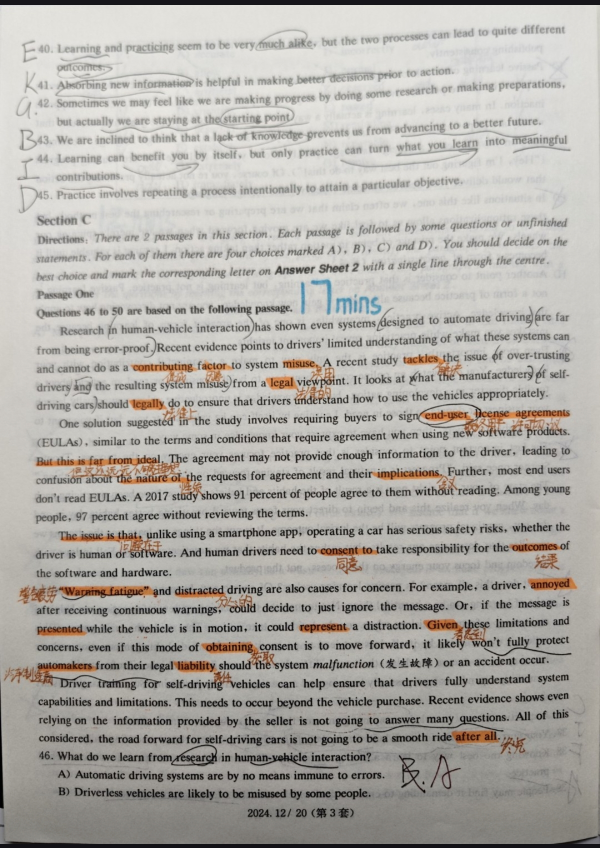
#> input picture doc.png, 1200 x 1696 px (shown at 1/2 size)
$ python hybrid_extract.py
#> lines starting #> are read from the running program, lines starting #| are printed output that depends on the picture; after the words box and inside, x2 and y2 are one past the last pixel; in counts of white or black regions, pixels touching at a corner belong together
#> in main, img is the input picture: shape (1696, 1200, 3); mean B, G, R 166.9, 172.1, 175.1
#> (reads ocr_cache.json from the repository)
"""Hybrid highlighter-word extraction: OCR + colour triage  ->  multimodal adjudication.

Why hybrid: on this scan the student wrote orange-red Chinese pen translations
*on top of* the English words. That ink is colourimetrically identical to the
highlighter, so pure colour/OCR tops out around 16/22 (see detect.py / README).

Cascade design (cheap-but-reliable triage feeds an expensive-but-smart judge):
  Stage 1  OCR (PaddleOCR PP-OCRv6) + HSV orange mask locate the *lines* that
           carry highlighter and supply each line's exact OCR text + per-word
           colour scores. Lines with no orange are dropped for free.
  Stage 2  Each highlight-bearing line is cropped and handed to a general
           multimodal model (Claude Sonnet) with the OCR text. The model only
           has to answer the one thing colour can't: "which spans are HIGHLIGHTER
           vs orange-red Chinese pen?" — its semantic strength.
  Stage 3  Merge the per-line answers, order top-to-bottom.

Result on the sample: 22/22 exact.

The Stage-2 call is real when ANTHROPIC_API_KEY is set; otherwise it falls back
to a bundled cache (adjudications.json) of the same model's answers so the
pipeline still runs end-to-end offline.
"""
import cv2, numpy as np, json, re, os, base64

H_LO, H_HI, S_MIN, V_MIN = 10, 26, 13, 90
CJK = re.compile(r"[一-鿿]")
PROMPT = (
    "This is a cropped line from a student's worksheet. The target English text "
    "(OCR): \"{ocr}\".\n"
    "Some English words are marked with an ORANGE HIGHLIGHTER. There is also "
    "orange-red Chinese pen handwriting (translations) and red-pen corrections — "
    "IGNORE those.\n"
    "Return ONLY the English word(s)/phrase(s) that are covered by the highlighter, "
    "as a JSON array of strings in left-to-right order. If none, return []."
)


# ---------- Stage 1: OCR + colour triage ----------
def orange_mask(img):
    hsv = cv2.cvtColor(img, cv2.COLOR_BGR2HSV)
#> hsv: shape (1696, 1200, 3); mean H, S, V 25.4, 14.9, 175.3
    H, S, V = hsv[:, :, 0], hsv[:, :, 1], hsv[:, :, 2]
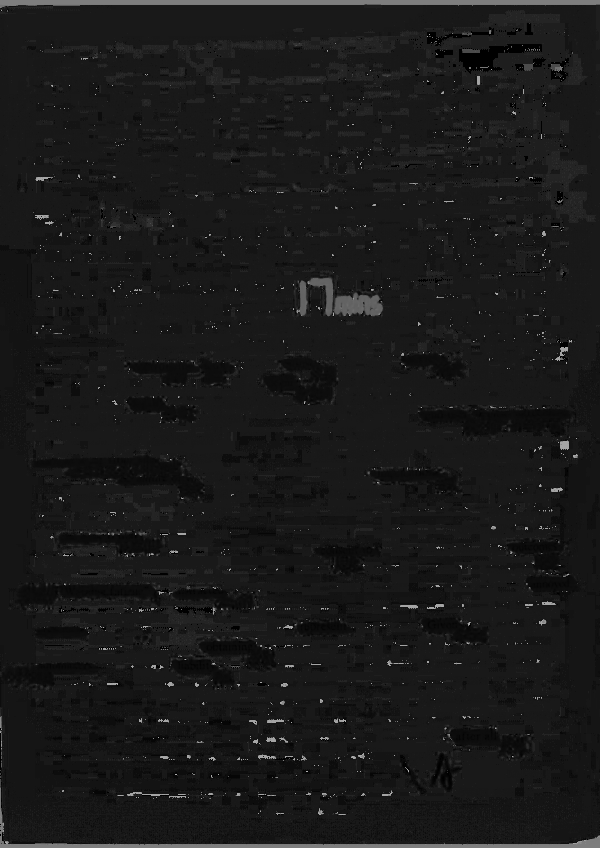
#> H: shape (1696, 1200) (shown at 1/2 size); min 0, max 179, mean 25.4
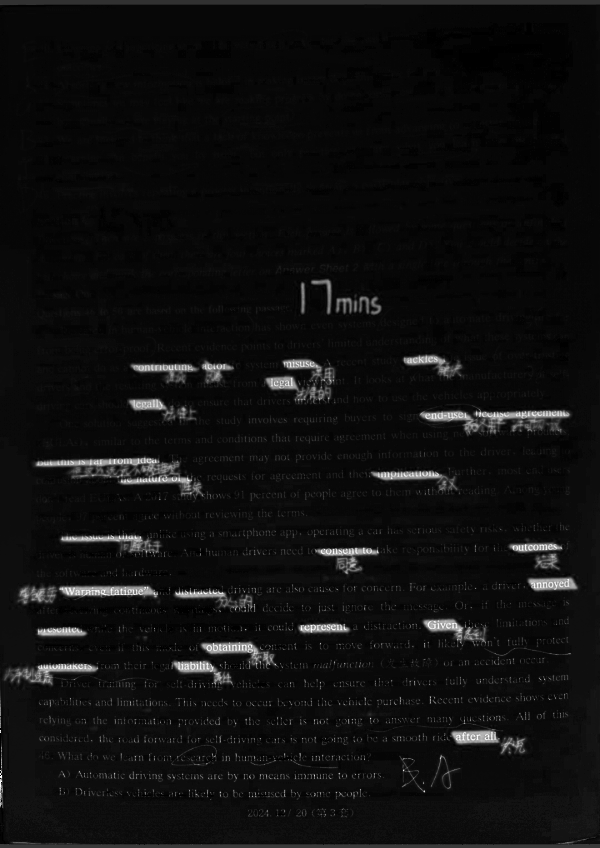
#> S: shape (1696, 1200) (shown at 1/2 size); min 0, max 255, mean 14.9
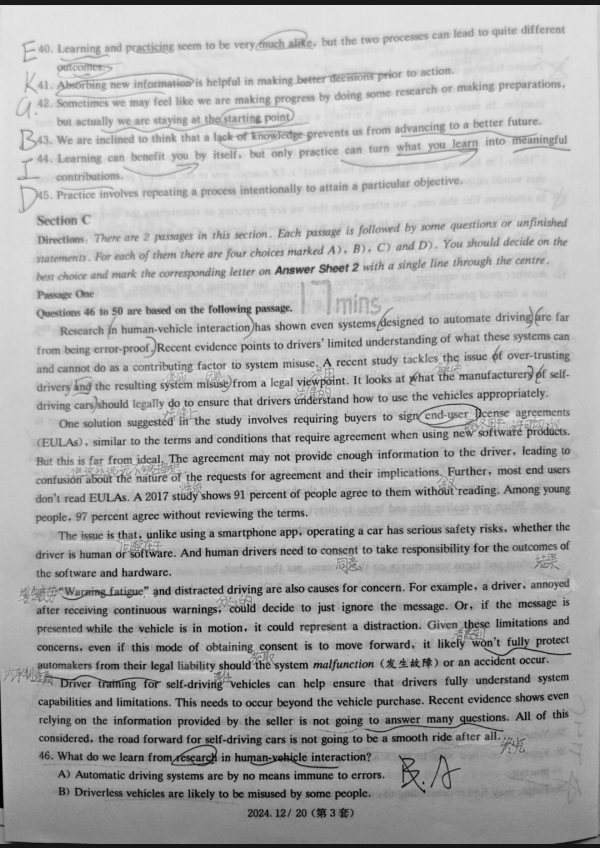
#> V: shape (1696, 1200) (shown at 1/2 size); min 0, max 235, mean 175.3
    return ((H >= H_LO) & (H <= H_HI) & (S > S_MIN) & (V > V_MIN)).astype(np.uint8)
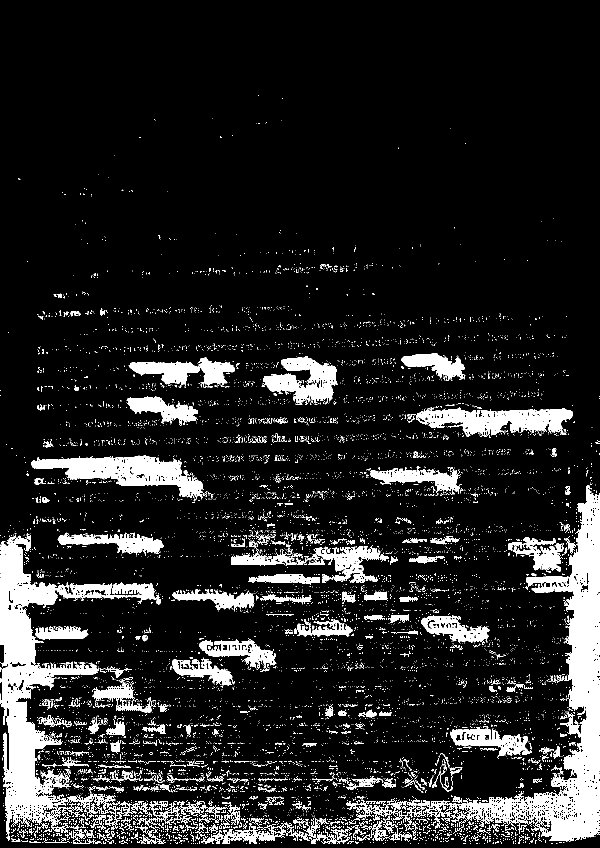
#> returned value: shape (1696, 1200) (shown at 1/2 size); values 0 (black) and 1 (white), 12.9% white; 9206 white regions (8736 under 20 px), largest, box (x1, y1, x2, y2) and area: (692, 970, 1200, 1683) 56027, (0, 1069, 304, 1684) 47810, (62, 910, 409, 1000) 12899


def highlight_lines(img, lines):
    om = orange_mask(img)
    out = []
    for l in lines:
        # keep majority-English lines (skip pure-Chinese annotation rows)
        letters = sum(c.isascii() and c.isalpha() for c in l["text"])
        if letters < 6:
            continue
        xs = [p[0] for p in l["line_box"]]; ys = [p[1] for p in l["line_box"]]
        x1, x2 = int(min(xs)), int(max(xs)); y1, y2 = int(min(ys)), int(max(ys))
        if (x2 - x1) < 120:
            continue
        if om[y1:y2 + 6, x1:x2].mean() <= 0.05:
            continue                                   # no highlighter here
        out.append({"text": l["text"], "box": [x1, y1, x2, y2],
                    "ytop": y1, "xleft": x1})
#> after the loop, out = 21 items
    out.sort(key=lambda r: r["ytop"])
    return out


# ---------- Stage 2: multimodal adjudication ----------
def adjudicate(crop_path, ocr_text, cache):
    key = re.sub(r"[^a-z0-9]", "", ocr_text.lower())[:40]
    if os.environ.get("ANTHROPIC_API_KEY"):
        import anthropic
        b64 = base64.b64encode(open(crop_path, "rb").read()).decode()
        msg = anthropic.Anthropic().messages.create(
            model="claude-sonnet-4-6", max_tokens=300,
            messages=[{"role": "user", "content": [
                {"type": "image", "source": {"type": "base64",
                 "media_type": "image/png", "data": b64}},
                {"type": "text", "text": PROMPT.format(ocr=ocr_text)}]}])
        txt = msg.content[0].text
        m = re.search(r"\[.*\]", txt, re.S)
        return json.loads(m.group(0)) if m else []
    return cache.get(key, [])


# ---------- Pipeline ----------
def main():
    img = cv2.imread("doc.png")
    lines = json.load(open("ocr_cache.json"))["lines"]
    cands = highlight_lines(img, lines)
#> cands = 21 items
    os.makedirs("lines", exist_ok=True)
    cache = json.load(open("adjudications.json")) if os.path.exists("adjudications.json") else {}
#> (reads adjudications.json from the repository)

    result = []
    for i, c in enumerate(cands):
        x1, y1, x2, y2 = c["box"]
        crop = img[max(0, y1 - 12):y2 + 12, max(0, x1 - 8):x2 + 8]
        path = f"lines/L{i:02d}.png"
        cv2.imwrite(path, cv2.resize(crop, None, fx=2.0, fy=2.0,
                                     interpolation=cv2.INTER_CUBIC))
        spans = adjudicate(path, c["text"], cache)
        for s in spans:
            result.append(s)
#> this loop made 21 passes
#> (x1, y1, x2, y2, path, key in adjudicate, spans) on passes 1, 2, 3, 4, 6: (35, 694, 1168, 732, 'lines/L00.png', 'andcannotdoasacontributingfactortosystem', ['contributing factor', 'misuse', 'tackles']), (35, 730, 1168, 776, 'lines/L01.png', 'driversandtheresultingsystemmisusefromal', ['legal']), (37, 774, 1114, 812, 'lines/L02.png', 'drivingcarsshouldlegallydotoensurethatdr', ['legally']), (92, 817, 1167, 850, 'lines/L03.png', 'onesolutionsuggestedinthestudyinvolvesre', ['end-user license agreements']), (39, 895, 1166, 929, 'lines/L05.png', 'butthisisfarfromidealtheagreementmaynotp', ['But this is far from ideal'])
#> (x1, y1, x2, y2, path, key in adjudicate) on passes 5, 8, 12, 16, 17, 19: (42, 856, 1164, 889, 'lines/L04.png', 'eulassimilartothetermsandconditionsthatr'), (40, 973, 1165, 1007, 'lines/L07.png', 'dontreadeulasa2017studyshows91percentofp'), (49, 1203, 1160, 1242, 'lines/L11.png', 'afterreceivingcontinuouswarningscoulddec'), (54, 1398, 1155, 1432, 'lines/L15.png', 'capabilitiesandlimitationsthisneedstoocc'), (55, 1437, 1155, 1472, 'lines/L16.png', 'relyingontheinformationprovidedbythesell'), (57, 1509, 738, 1544, 'lines/L18.png', '46whatdowelearnfromresearchinhumanvehicl')
#> pass 1, in main, `crop = img[max(0, y1 - 12):y2 + 12, max(0, x1 - 8):x2 + 8]`:
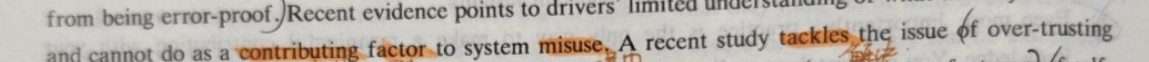
#> crop: shape (62, 1149, 3); mean B, G, R 170.3, 177.7, 183.6
#> pass 2, in main, `crop = img[max(0, y1 - 12):y2 + 12, max(0, x1 - 8):x2 + 8]`:
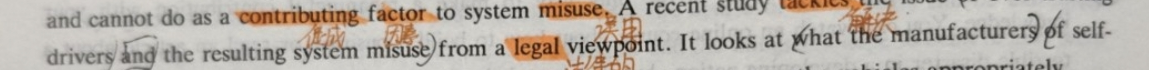
#> crop: shape (70, 1149, 3); mean B, G, R 165.6, 174.1, 181.7
#> after the loop:
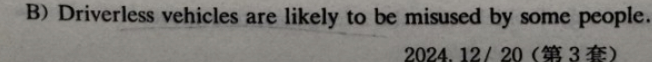
#> crop: shape (62, 652, 3); mean B, G, R 117.6, 121.7, 123.6
#> after the loop, result = 22 items, first 6: 'contributing factor', 'misuse', 'tackles', 'legal', 'legally', 'end-user license agreements'

    print(f"=== {len(result)} highlighted items (top-to-bottom) ===")
#| === 22 highlighted items (top-to-bottom) ===
    for i, t in enumerate(result, 1):
        print(f"{i:2d}. {t}")
#> this loop made 22 passes
#> t on passes 1 to 12: 'contributing factor', 'misuse', 'tackles', 'legal', 'legally', 'end-user license agreements', 'But this is far from ideal', 'the nature of', 'implications', 'The issue is that', 'consent to', 'outcomes'
#|  1. contributing factor
#|  2. misuse
#|  3. tackles
#|  4. legal
#|  5. legally
#|  6. end-user license agreements
#|  7. But this is far from ideal
#|  8. the nature of
#> (further printed lines are left out)
    json.dump(result, open("result_hybrid.json", "w"), ensure_ascii=False, indent=1)

    gt = ["contributing factor", "misuse", "tackles", "legal", "legally",
          "end-user license agreements", "But this is far from ideal",
          "the nature of", "implications", "The issue is that", "consent to",
          "outcomes", "Warning fatigue", "distracted", "annoyed", "presented",
          "represent", "Given", "obtaining", "automakers", "liability", "after all"]
    norm = lambda s: re.sub(r"[^a-z0-9 ]", "", s.lower()).strip()
    ok = [g for g in gt if norm(g) in [norm(r) for r in result]]
#> ok has the same summary as result
    print(f"\nmatched {len(ok)}/{len(gt)}")
#| matched 22/22
    miss = [g for g in gt if norm(g) not in [norm(r) for r in result]]
#> miss = []
    extra = [r for r in result if norm(r) not in [norm(g) for g in gt]]
#> extra = []
    if miss: print("MISSING:", miss)
    if extra: print("EXTRA  :", extra)


if __name__ == "__main__":
    main()
